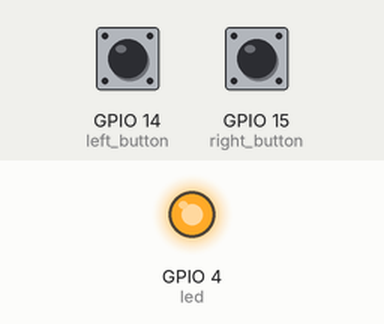
Recording of a program running on a simulated Raspberry Pi (BCM pin numbers). On the bench: output pins drawn as LEDs (lit = HIGH). The inputs (shaded band) are chosen by the test bench; at power-on: GPIO 14 (left_button) HIGH, GPIO 15 (right_button) HIGH. Random numbers come from a fixed seed.

Above: at 0.1 s.
At 5.7 s:
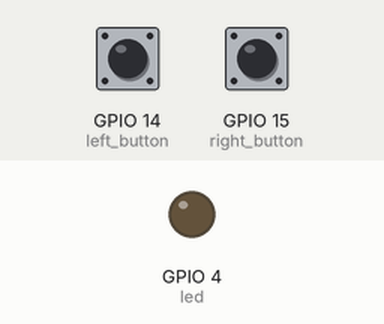
Timing chart, 0 to 7.2 s (numbered marks = the images above):
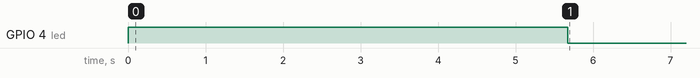

The program:

CRAP.py
```python
# STUPID IMPORTS
import RPi.GPIO as GPIO
import time
import random

# I DON'T EVEN KNOW WHAT THIS DOES
GPIO.setmode(GPIO.BCM)
GPIO.setwarnings(False) # STUPID PYTHON NOTATION

# STUPID PYTHON TYPES
led = 4
right_button = 15
left_button = 14

# STUPID THINGS
GPIO.setup(led, GPIO.OUT)

# MORE STUPID THINGS
GPIO.setup(right_button, GPIO.IN, GPIO.PUD_UP)
GPIO.setup(left_button, GPIO.IN, GPIO.PUD_UP)

# FINALLY SOME NORMAL CODE
GPIO.output(led, 1)

# STUPID PYTHON FUNCTIONS WITH WEIRD NAMES
time.sleep(random.uniform(5, 10))

# AGAIN NORMAL CODE, THANKS
GPIO.output(led, 0)

# STUPID PYTHON FORMATTING
while True:
    # OH LORD
    if GPIO.input(left_button) == False:
        # PLEASE
        print("Left button pressed")
        break
    # KILL
    if GPIO.input(right_button) == False:
        print("Right button pressed")
        # ME
        break
# WHO INVENTED THIS NOTATION ?!

# MORE PYTHON CRAP
GPIO.cleanup()

# FINALLY!! PYTHON CODE IS OVER!! BYE GUYS
```
